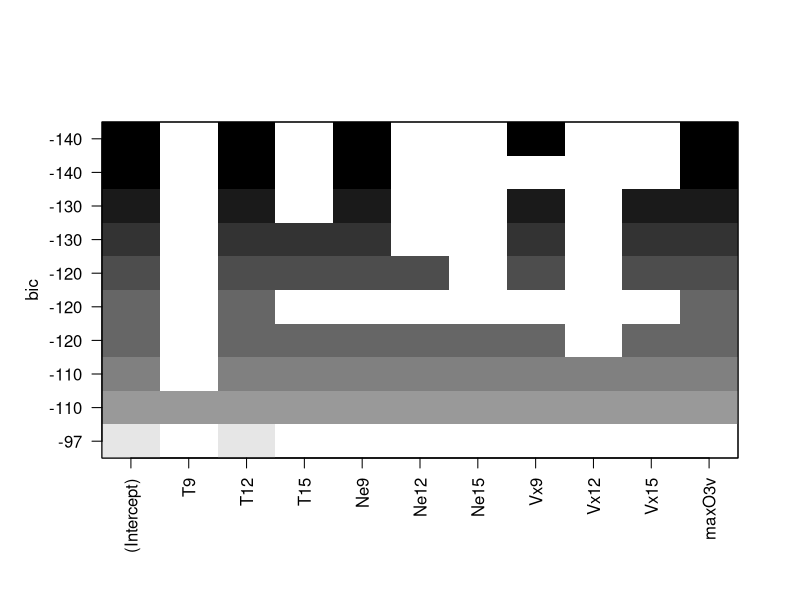
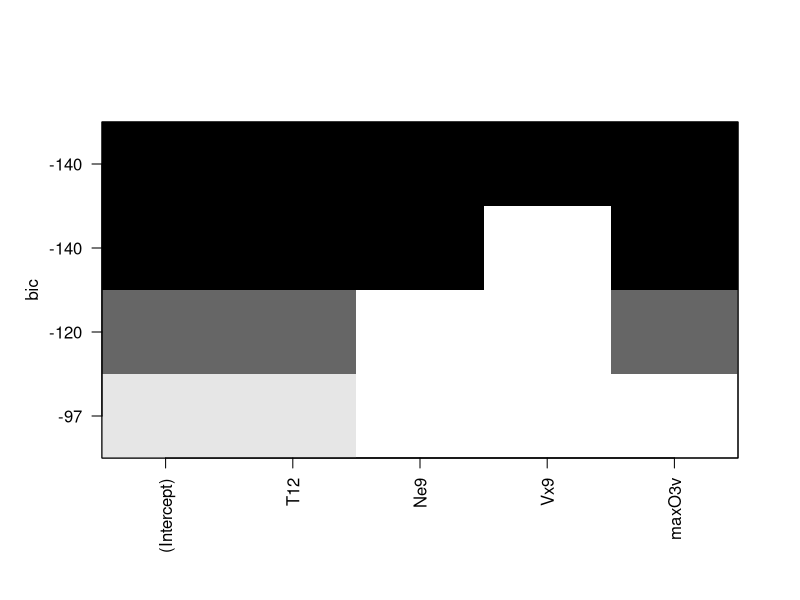
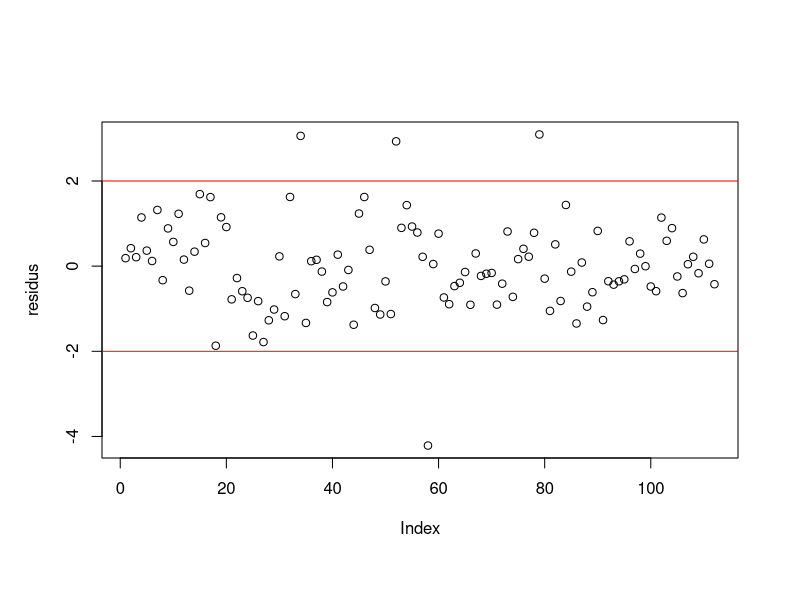
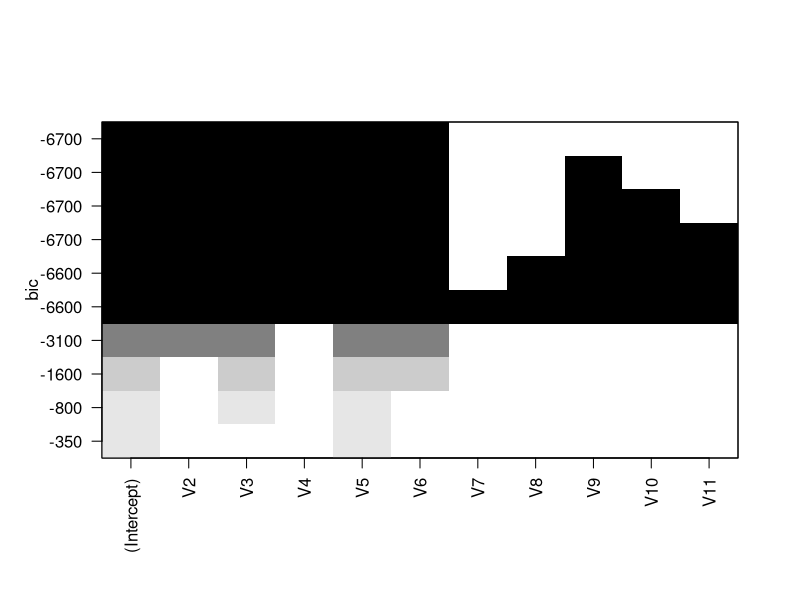

Here is the R script that generated these plots, in order:
# Exemple
# Question 1
ozone = read.table("ozone.txt",header=T)
summary(ozone)
ozone=ozone[,1:11] # selection de la variable a expliquer et des variables explicatives
# Question 2
summary(ozone) # OK
# Question 3
reg=lm(maxO3~.,data=ozone)
# Question 4
summary(reg) # Testees une par une, les seules variables significatives sont maxO3v et Ne9, mais la regression etant multiple et les variables explicatives non orthogonales, il est delicat d'utiliser ces tests. En effet, le test sur un coefficient revient a tester la significativite d'une variable alors que les autres sont dans le modele. Autrement dit, cela revient a tester que la variable n'apporte pas d'information supplementaire sachant que toutes les autres variables sont dans le modele. Il est donc important et plus pertinent d'appliquer des procedures de choix de modele comme ci-dessous.
# Question 5
library(leaps)
choix=regsubsets(maxO3~.,data=ozone,nbest=1,nvmax=11)
plot(choix,scale="bic") # Le critere est optimum pour la ligne en haut du graphique. Nous conservons, pour le critere BIC, le modele a 4 variables: T12, Ne9, Vx9 et maxO3v. Nous definissons ainsi un nouveau modele avec ces variables.
# Question 6
regbis=lm(maxO3~T12+Ne9+Vx9+maxO3v,data=ozone)
summary(regbis)
library(leaps)
choix2=regsubsets(maxO3~T12+Ne9+Vx9+maxO3v,data=ozone,nbest=1,nvmax=5)
plot(choix2,scale="bic")
# Question 7
res=rstudent(regbis)
summary(res) # on peut montrer que si notre modele est correct, i.e. si maxO3=beta0+beta1*T12+beta2*Ne9+beta3*Vx9+beta4*maxO3v+eps, avec les eps gaussiens independants et homoscedastiques, alors ces residus suivent une loi de Student a 106 ddl, i.e. en gros une loi N(0,1). Donc 95% d'entre eux doivent etre entre -2 et +2.
plot(res,ylab="residus")
abline(h=-2,col="red")
abline(h=2,col="red") # I love it when a plan comes together

# Exercice
# Question 1
n=1000
X15=matrix(10*runif(5*n),ncol=5)
Y=1+4*X15[,1]+5*X15[,2]+2*X15[,3]+6*X15[,4]+5*X15[,5]+rnorm(n)
# Question 2
X610=matrix(rnorm(5*n),ncol=5)
# Question 3
donnees=data.frame(cbind(Y,X15,X610)) # on met tout dans un data-frame
modele=lm(Y~.,data=donnees)
summary(modele)
# Question 4
library(leaps)
choix=regsubsets(Y~.,data=donnees,nbest=1,nvmax=10)
plot(choix,scale="bic") # on ne conserve que les variables pertinentes
